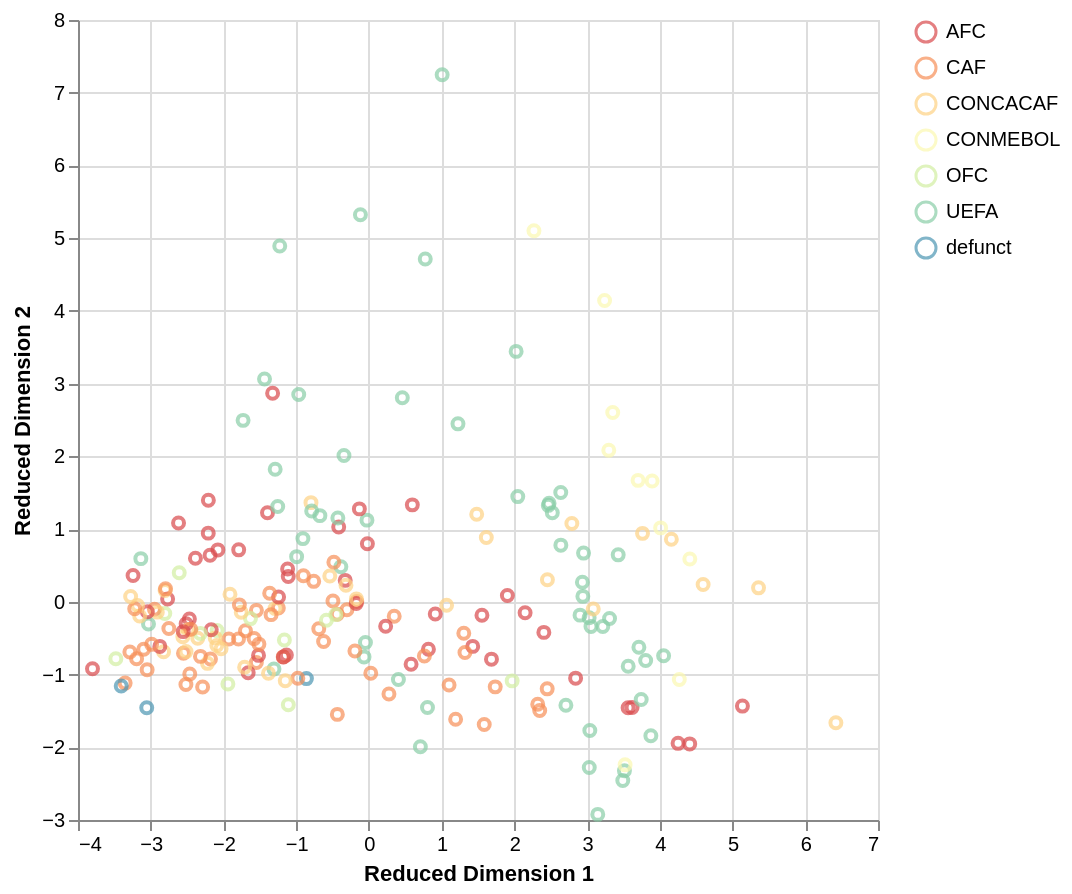

Write a Vega-Lite specification for this figure.
### Vega-Lite specification from a JSON file in a GitHub repository (floating-point values rounded to 4 significant figures; data arrays with more than 128 entries replaced by an {"elided": "..."} marker saying what was removed)
{"$schema": "https://vega.github.io/schema/vega-lite/v5.json", "description": "A scatterplot showing body mass and flipper lengths of penguins.", "data": {"values": {"elided": "216 records"}}, "height": 400, "width": 400, "mark": "point", "encoding": {"x": {"field": "Reduced Dimension 1", "type": "quantitative", "scale": {"zero": false}}, "y": {"field": "Reduced Dimension 2", "type": "quantitative", "scale": {"zero": false}}, "color": {"field": "confederation", "type": "ordinal", "title": null, "scale": {"scheme": "spectral"}}}, "config": {}}
